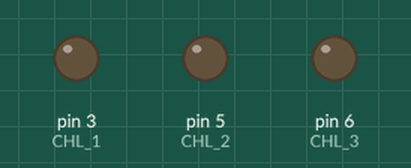
Bench run of a program on a simulated Arduino Uno, built with avr-gcc and run on an emulated ATmega328P. Shown: output pins drawn as LEDs (lit = HIGH).

Above: at 0.05 s.
At 1.5 s:
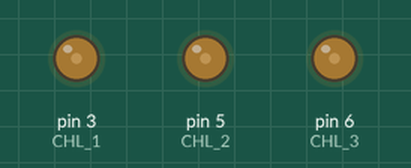
At 3.0 s:
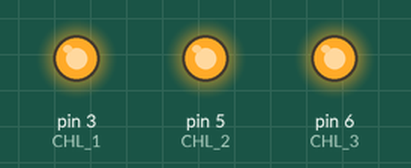
Timing chart, 0 to 6.9 s (numbered marks = the images above):
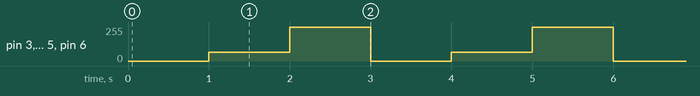

The program:

main.cpp
```cpp
// (licence header left out)
const int CHL_1 = 3;
const int CHL_2 = 5;
const int CHL_3 = 6;

// const int OUTPUT = 255;

void setup()
{
    pinMode(CHL_1, OUTPUT);
    pinMode(CHL_2, OUTPUT);
    pinMode(CHL_3, OUTPUT);
}

void loop()
{
    // Let's just step through a couple of values, so we can see how they look.
    //  Remember, LEDs are non-linear, so doubling the PWM output value won't
    //  necessarily double the apparent brightness.
    analogWrite(CHL_1, 0);
    analogWrite(CHL_2, 0);
    analogWrite(CHL_3, 0);
    delay(1000);

    analogWrite(CHL_1, 64);
    analogWrite(CHL_2, 64);
    analogWrite(CHL_3, 64);
    delay(1000);

    analogWrite(CHL_1, 255);
    analogWrite(CHL_2, 255);
    analogWrite(CHL_3, 255);
    delay(1000);
}
```

Measured:
- by itself, pin 3 (CHL_1), pin 5 (CHL_2), pin 6 (CHL_3): repeats every 3.0 s: 255/255 1.0 s, 0/255 1.0 s, 64/255 1.0 s
